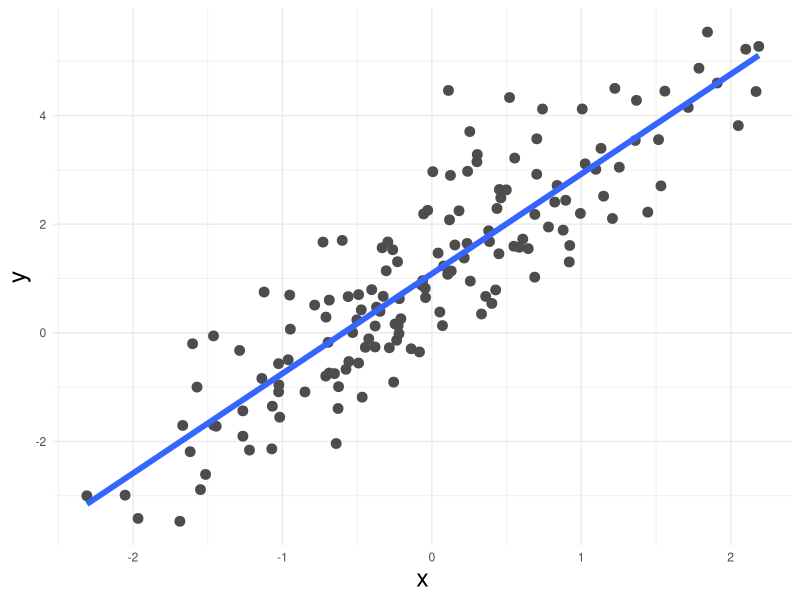
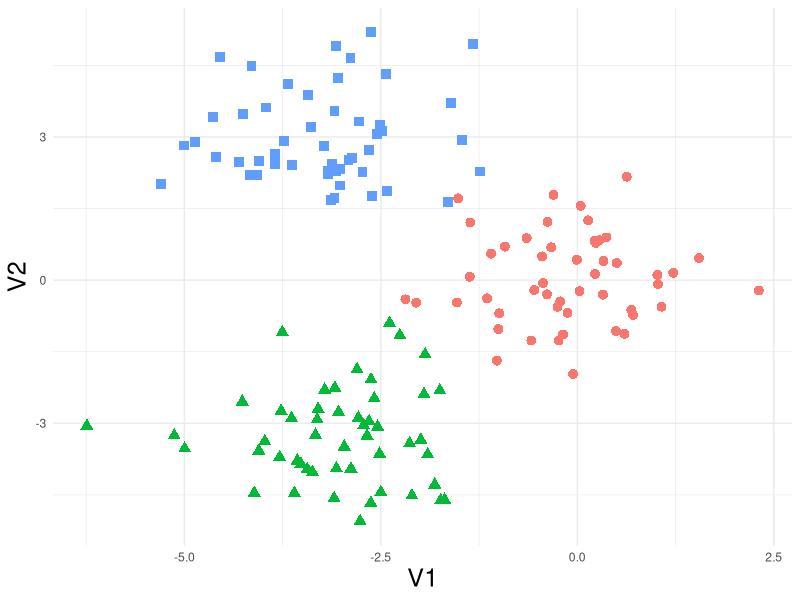

Write the R code that produced these figures, in order. (Note: this script raises an error after producing the figures.)
## ---- chunk 1
require(tidyverse)
require(caret)
require(recipes)
set.seed(123)
x <- rnorm(150)
y = 1 + 2*x + rnorm(150)
tibble(x,y) %>% 
  ggplot(aes(x,y)) +
  geom_point(size=3,color="grey30") +
  geom_smooth(method="lm",se=F,size=2) +
  theme_minimal() +
  theme(legend.position = "none",
        axis.title = element_text(size=18))
## ---- chunk 2
set.seed(123)
n = 50
sigma = matrix(c(1,0,0,1),ncol=2,nrow=2)
x1 <- MASS::mvrnorm(n,c(0,0),Sigma = sigma) %>% as_tibble() %>% mutate(group=1)
x2 <- MASS::mvrnorm(n,c(-3,-3),Sigma = sigma) %>% as_tibble() %>% mutate(group=2)
x3 <- MASS::mvrnorm(n,c(-3,3),Sigma = sigma) %>% as_tibble() %>% mutate(group=3)
bind_rows(x1,x2,x3) %>% 
  ggplot(aes(V1,V2,color=factor(group),pch=factor(group))) +
  geom_point(size=3) +
  theme_minimal() +
  theme(legend.position = "none",
        axis.title = element_text(size=18))
## ---- chunk 3
knitr::include_graphics("week10_figs/interpret-vs-flexible.png")
## ---- chunk 4
knitr::include_graphics("https://cimentadaj.github.io/ml_socsci/img/socsci_wflow3_smaller.svg")
## ---- chunk 5
library(ggplot2)
library(patchwork)
library(scales)

## Data creation
set.seed(2313)
n <- 500
x <- rnorm(n)
y <- x^3 + rnorm(n, sd = 3)
age <- rescale(x, to = c(0, 100))
income <- rescale(y, to = c(0, 5000))
age_inc <- data.frame(age = age, income = income)
## Data creation

y_axis <- scale_y_continuous(labels = dollar_format(suffix = "€", prefix = ""),
                             limits = c(0, 5000),
                             name = "Income")

x_axis <- scale_x_continuous(name = "Age")

bad_fit <-
  ggplot(age_inc, aes(age, income)) +
  geom_point(alpha=.2) +
  geom_smooth(method = "lm") +
  y_axis +
  x_axis +  
  ggtitle("Underfit") +
  theme_minimal()

overfit <-
  ggplot(age_inc, aes(age, income)) +
  geom_point(alpha=.2) +
  geom_smooth(method = "loess", span = 0.015) +
  y_axis +
  x_axis +  
  ggtitle("Overfit") +
  theme_minimal() 

goodfit <-
  ggplot(age_inc, aes(age, income)) +
  geom_point(alpha=.2) +
  geom_smooth(method = "loess", span = 0.9, color="red") +
  y_axis +
  x_axis +  
  ggtitle("Ideal fit") +
  theme_minimal() +
  theme(plot.title = element_text(colour = "red", face = "bold"))


bad_fit + overfit + goodfit
## ---- chunk 6
library(tidyverse)
set.seed(123)
N = 100
x <- rnorm(N)
X <- splines::bs(x,degree=7)
B <- runif(7,-5,5) 
y <- X%*%B + rnorm(N,mean = 0,.2)
D = tibble(x,y = as.numeric(y))


modA = lm(y ~ x,data = D)
D$yhatA = predict(modA,D)
modD = lm(y ~ poly(x,21),data = D)
D$yhatD = predict(modD,D)
modB = lm(y ~ poly(x,2),data = D)
D$yhatB = predict(modB,D)
modC = lm(y ~ poly(x,5),data = D)
D$yhatC = predict(modC,D)
mse = function(y,yh) { mean((y-yh)^2) }

D %>% 
  gather(mod,yh,-y,-x) %>% 
  mutate(mod = str_remove(mod,"yhat")) %>% 
  group_by(mod) %>% 
  mutate(mse =mean((y-yh)^2),
         mse_txt = str_glue("Model {mod}\nMSE = {round(mse,3)}")) %>% 
  ggplot(aes(x,y)) +
  geom_point(alpha=.7,size=3,color="grey30") +
  geom_line(aes(x,yh),color="blue",size=2,alpha=.6) +
  theme_bw() +
  facet_wrap(~mse_txt) +
  theme(legend.position = "none",
        axis.title = element_text(size=18),
        axis.text = element_text(size=20),
        strip.text = element_text(size=24),
        text = element_text(family="serif"))


## ---- chunk 7
set.seed(321)
N = 100
x <- rnorm(N)
X <- splines::bs(x,degree=7)
# Use the same betas
y <- X%*%B + rnorm(N,mean = 0,.5)
D2 = tibble(x,y = as.numeric(y))

D2$yhatA = predict(modA,D2)
D2$yhatB = predict(modB,D2)
D2$yhatC = predict(modC,D2)
D2$yhatD = predict(modD,D2)

# Define Sets
D$set = "Training Set"
D2$set = "Test Set"

D2 %>% 
  gather(mod,yh,-y,-x,-set) %>% 
  mutate(mod = str_remove(mod,"yhat")) %>% 
  group_by(mod) %>% 
  mutate(mse =mean((y-yh)^2),
         mse_txt = str_glue("Model {mod}\nMSE = {round(mse,3)}")) %>% 
  ggplot(aes(x,y)) +
  geom_point(alpha=.7,size=3,color='forestgreen') +
  geom_line(aes(x,yh),color="blue",size=2,alpha=.6) +
  theme_bw() +
  facet_wrap(~mse_txt,scale="free") +
  # ylim(-5,5) +
  theme(legend.position = "none",
        axis.title = element_text(size=18),
        axis.text = element_text(size=20),
        strip.text = element_text(size=24),
        text = element_text(family="serif"))


## ---- chunk 8
knitr::include_graphics("week10_figs/interpret-vs-flexible.png")
## ---- chunk 9
knitr::include_graphics("week10_figs/KfoldCV.gif")
